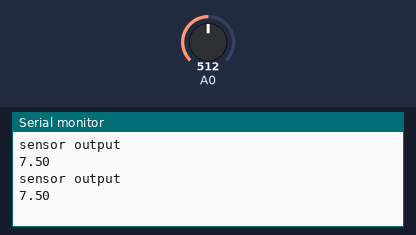
The sketch below on a simulated Arduino Uno, built with avr-gcc and run on an emulated ATmega328P. On the bench: the last lines printed to the serial monitor. The test bench sets the inputs (shaded band); at power-on: A0 = 512.

Above: at 1.8 s.
1.9 s: A0 set to 716
At 2.8 s:
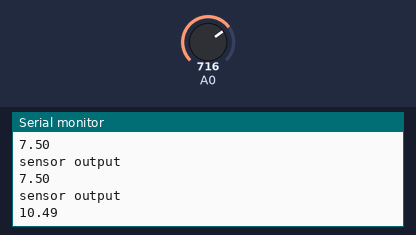
3.4 s: A0 set to 900
At 4.6 s:
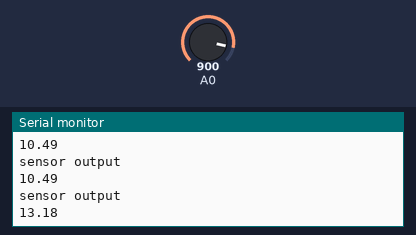
Timing chart, 0 to 6.4 s (numbered marks = the images above; inputs shaded):
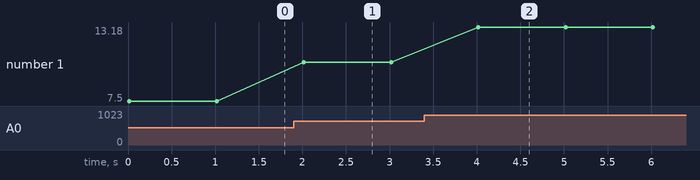

The sketch:

turbidity.ino
```cpp
void setup() {
  // put your setup code here, to run once:
Serial.begin(9600);
}

void loop() {
  // put your main code here, to run repeatedly:
int turbidity = analogRead(A0);
float volt = turbidity * (5.0/1024.0) *3 ;
Serial.println("sensor output");
Serial.println(volt);
Serial.println();
delay(1000);
}
```

Measured:
- after the input at 1.9 s, the serial monitor: prints a new line after 0.12 s (image 1)
- after the input at 3.4 s, the serial monitor: prints a new line after 0.62 s (image 2)
- plotted number 1: 7.5 → 10.49 after the input at 1.9 s, 10.49 → 13.18 after the input at 3.4 s
